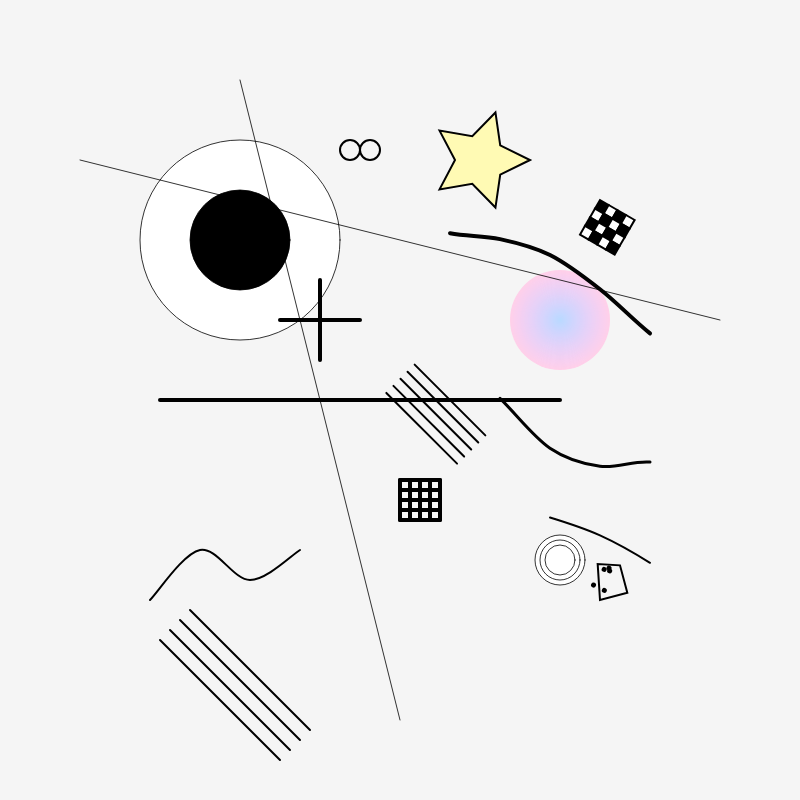
Frame 1 (no input)
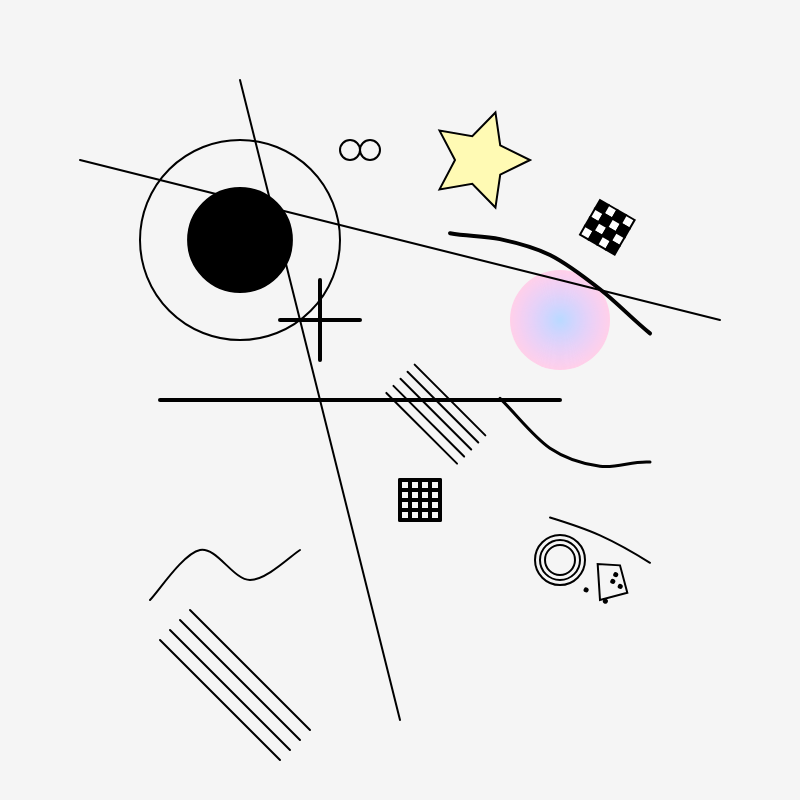
Frame 60 (no input)
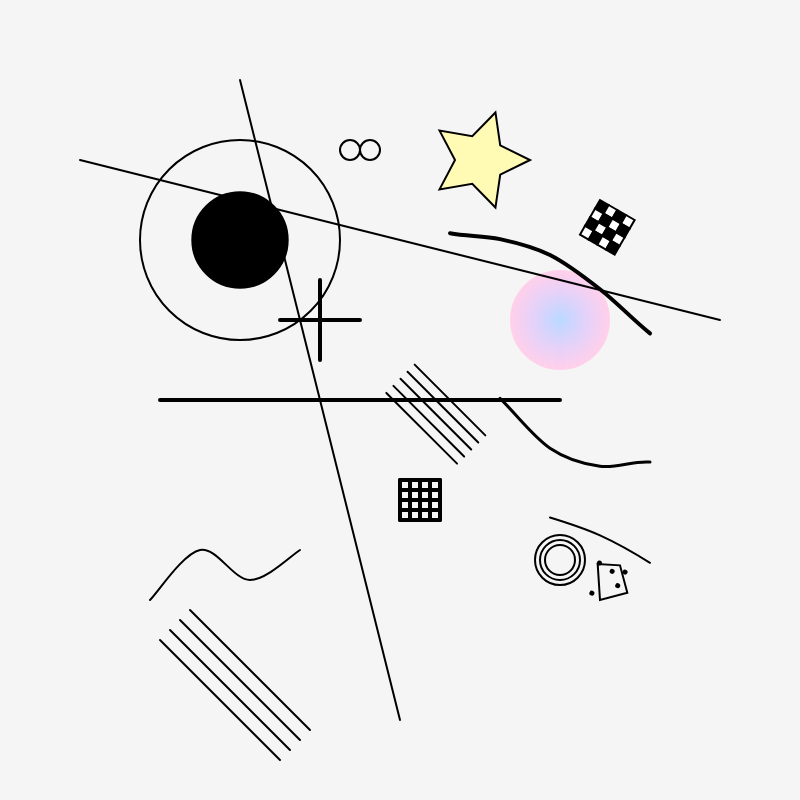
Frame 120 (the mouse pressed at the canvas centre since frame 60)

The p5.js sketch that drew these frames (run headless with seeded random() and noise() and a simulated clock; from frame 60 on, the mouse is pressed at the canvas centre):

// p5.js sketch
// ── sketch.js
let angle = 0;

function setup() {
  createCanvas(800, 800);
  background(245); // light beige background
  // noLoop();
  // set default stroke settings
  strokeWeight(0.8);
  stroke(0);
}

function draw() {
  background(245);

  // original shapes
  drawShapes();
  drawLines();
  drawPatterns();

  // additional elements
  drawExtraElements();
}

function drawExtraElements() {
  // add three thick wavy strokes
  drawThickWaves();

  // draw curved lines
  stroke(0);
  strokeWeight(2);
  noFill();
  beginShape();
  curveVertex(150, 600);
  curveVertex(150, 600);
  curveVertex(200, 550);
  curveVertex(250, 580);
  curveVertex(300, 550);
  curveVertex(300, 550);
  endShape();

  // draw crossing lines with rotation
  push();
  translate(450, 400);
  rotate(PI / 4);
  for (let i = 0; i < 5; i++) {
    line(-50, i * 10, 50, i * 10);
  }
  pop();

  // draw geometric shapes with patterns
  push();
  translate(600, 200);
  rotate(PI / 6);
  for (let i = 0; i < 4; i++) {
    for (let j = 0; j < 4; j++) {
      if ((i + j) % 2 === 0) {
        fill(0);
      } else {
        fill(255);
      }
      rect(i * 10, j * 10, 10, 10);
    }
  }
  pop();

  // add floating elements
  noFill();
  circle(350, 150, 20);
  circle(370, 150, 20);

  // abstract shape with dots
  push();
  translate(600, 600);
  rotate(-PI / 3);
  beginShape();
  vertex(0, 0);
  vertex(30, -20);
  vertex(40, 0);
  vertex(20, 20);
  endShape(CLOSE);

  // add dots
  fill(0);
  for (let i = 0; i < 5; i++) {
    circle(random(0, 40), random(-20, 20), 3);
  }
  pop();
}

function drawThickWaves() {
  // first wave - top right corner
  push();
  strokeWeight(4);
  noFill();
  beginShape();
  for (let x = width / 2; x <= width - 100; x += width / 16) {
    let y = (x / 2) + 20 * sin(x / 50);
    curveVertex(x, y);
  }
  endShape();
  pop();

  // second wave - middle right area
  push();
  strokeWeight(3);
  noFill();
  beginShape();
  for (let x = width / 2 + 50; x <= width - 80; x += width / 16) {
    let y = (x / 2) + 150 + 25 * sin(x / 40);
    curveVertex(x, y);
  }
  endShape();
  pop();

  // third wave - bottom right
  push();
  strokeWeight(2);
  noFill();
  beginShape();
  for (let x = width / 2 + 100; x <= width - 60; x += width / 16) {
    let y = (x / 2) + 250 + 15 * sin(x / 60 + PI / 4);
    curveVertex(x, y);
  }
  endShape();
  pop();
}

function drawShapes() {
  // large circle
  drawCircle(width * 0.3, height * 0.3, 200);

  // medium circle with gradient
  drawGradientCircle(width * 0.7, height * 0.4, 100);

  // small nested circles
  drawNestedCircles(width * 0.7, height * 0.7, 50);

  // solid black circle inside the larger circle with animation
  let centerX = width * 0.3;
  let centerY = height * 0.3;
  let animatedRadius = 50 + 10 * sin(angle);
  fill(0);
  ellipse(centerX, centerY, animatedRadius * 2, animatedRadius * 2);
  angle += 0.05;
}

function drawGradientCircle(x, y, d) {
  push();
  noStroke();
  let radius = d / 2;

  // create gradient effect
  for (let r = radius; r > 0; r--) {
    let inter = map(r, 0, radius, 0, 1);

    // interpolate between pastel colors
    // pastel blue -> lavender -> pastel pink
    let firstColor = lerpColor(
      color(184, 218, 255),
      color(230, 208, 255),
      inter
    );

    let secondColor = lerpColor(
      color(230, 208, 255),
      color(255, 208, 234),
      inter
    );

    let finalColor = lerpColor(firstColor, secondColor, inter);

    fill(finalColor);
    circle(x, y, r * 2);
  }
  pop();
}

function drawLines() {
  // thin lines
  drawLine(width * 0.1, height * 0.2, width * 0.9, height * 0.4);
  drawLine(width * 0.3, height * 0.1, width * 0.5, height * 0.9);
  // thick line
  strokeWeight(4);
  drawLine(width * 0.2, height * 0.5, width * 0.7, height * 0.5);
}

function drawPatterns() {
  // grid
  drawGrid(width * 0.5, height * 0.6, 40, 40);
  // cross
  drawCross(width * 0.4, height * 0.4, 80, 80);
  // diagonal lines
  strokeWeight(2);
  drawDiagonalLines(width * 0.2, height * 0.8, 120);
  // star
  drawStar(width * 0.6, height * 0.2, 50, 25, 5);
}

function drawCircle(x, y, d) {
  ellipse(x, y, d, d);
}

function drawNestedCircles(x, y, d) {
  for (let i = 0; i < 3; i++) {
    ellipse(x, y, d - i * 10, d - i * 10);
  }
}

function drawLine(x1, y1, x2, y2) {
  line(x1, y1, x2, y2);
}

function drawGrid(x, y, w, h) {
  for (let i = 0; i <= 4; i++) {
    line(x, y + i * (h / 4), x + w, y + i * (h / 4));
    line(x + i * (w / 4), y, x + i * (w / 4), y + h);
  }
}

function drawCross(x, y, w, h) {
  line(x - w / 2, y, x + w / 2, y);
  line(x, y - h / 2, x, y + h / 2);
}

function drawDiagonalLines(x, y, length) {
  for (let i = 0; i < 4; i++) {
    line(x + i * 10, y - i * 10, x + length + i * 10, y + length - i * 10);
  }
}

function drawStar(x, y, radius1, radius2, npoints) {
  fill(255, 250, 180); // pastel yellow
  stroke(2);
  let angleStep = TWO_PI / npoints;
  let halfAngle = angleStep / 2.0;
  beginShape();
  for (let a = 0; a < TWO_PI; a += angleStep) {
    let sx = x + cos(a) * radius1;
    let sy = y + sin(a) * radius1;
    vertex(sx, sy);
    sx = x + cos(a + halfAngle) * radius2;
    sy = y + sin(a + halfAngle) * radius2;
    vertex(sx, sy);
  }
  endShape(CLOSE);
}

function mousePressed() {
  redraw();
  // slightly vary the composition each time
  angle += 0.1;
}
